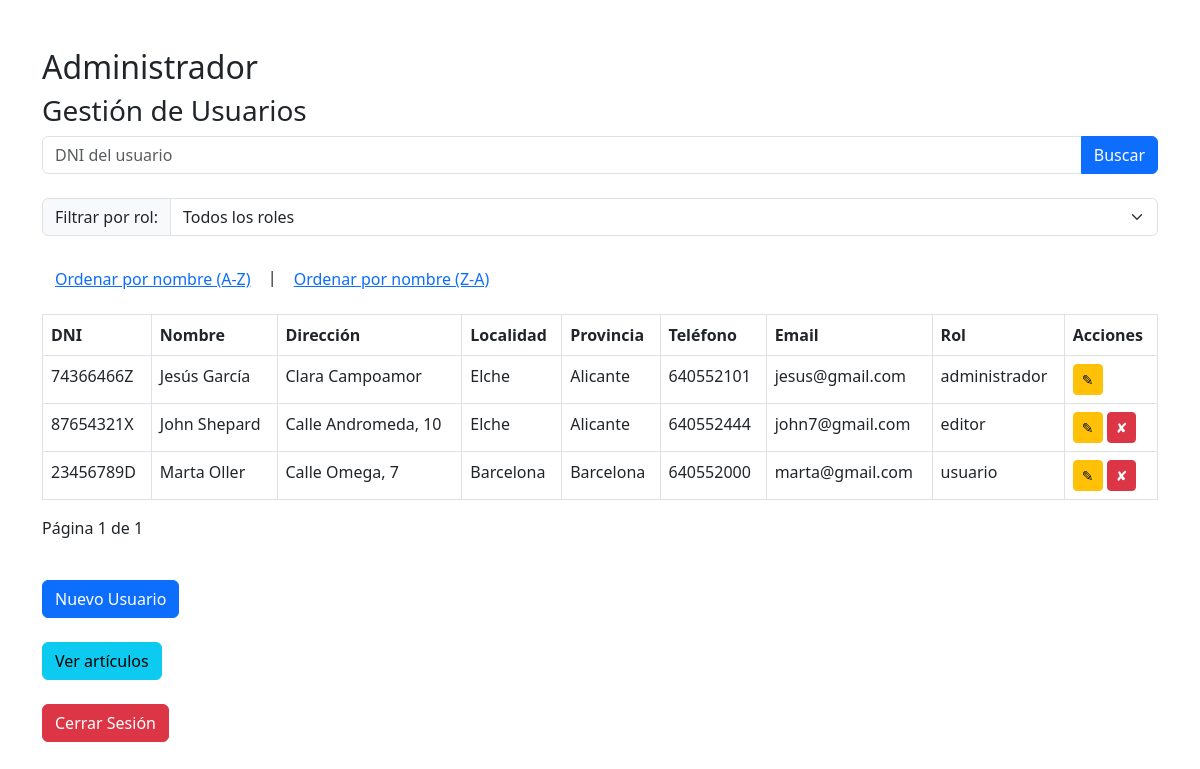
Page /admin.php (signed in) on the committed database.
### tables this page shows
CREATE TABLE `clientes` (
  `dni` varchar(9) NOT NULL,
  `nombre` varchar(50) NOT NULL,
  `direccion` varchar(100) DEFAULT NULL,
  `localidad` varchar(50) DEFAULT NULL,
  `provincia` varchar(50) DEFAULT NULL,
  `telefono` varchar(15) DEFAULT NULL,
  `email` varchar(50) DEFAULT NULL,
  `password` varchar(255) DEFAULT NULL,
  `rol` enum('usuario','editor','administrador') NOT NULL DEFAULT 'usuario'
);

### admin.php (the view, shortened to what this page needs)
<?php
try {
    $conexion = conectar();
    $PAGS = 3;
    $pagina = isset($_GET['pagina']) && is_numeric($_GET['pagina']) ? $_GET['pagina'] : 1;
    $inicio = ($pagina - 1) * $PAGS;
    $orden = isset($_GET['orden']) ? $_GET['orden'] : 'ASC';
    $rol = isset($_GET['rol']) ? $_GET['rol'] : '';
    if (isset($_GET['buscar']) && !empty($_GET['buscar'])) {
        $dni = $_GET['buscar'];
        $sql = "SELECT * FROM clientes WHERE dni LIKE :dni";
        if (!empty($rol)) {
            $sql .= " AND rol = :rol";
        }
        $sql .= " ORDER BY nombre $orden LIMIT $inicio, $PAGS";
        $stmt = $conexion->prepare($sql);
        $stmt->bindValue(':dni', "%$dni%");
        if (!empty($rol)) {
            $stmt->bindValue(':rol', $rol);
        }
        $stmt->execute();
    } else {
        $sql = "SELECT * FROM clientes";
        $sql .= " ORDER BY nombre $orden LIMIT $inicio, $PAGS";
        $stmt = $conexion->prepare($sql);
        $stmt->execute();
    }
    $usuarios = $stmt->fetchAll();
    if (isset($_GET['buscar']) && !empty($_GET['buscar'])) {
        $sql_count = "SELECT COUNT(*) FROM clientes WHERE dni LIKE :dni";
        if (!empty($rol)) {
            $sql_count .= " AND rol = :rol";
        }
        $stmt_count = $conexion->prepare($sql_count);
        $stmt_count->bindValue(':dni', "%$dni%");
        if (!empty($rol)) {
            $stmt_count->bindValue(':rol', $rol);
        }
        $stmt_count->execute();
    } else {
        $sql_count = "SELECT COUNT(*) FROM clientes";
        $stmt_count = $conexion->prepare($sql_count);
        $stmt_count->execute();
    }
    $total_registros = $stmt_count->fetchColumn();
    $total_paginas = ceil($total_registros / $PAGS);
} catch (PDOException $e) {
    die("Error al obtener usuarios: " . $e->getMessage());
}
?>
<!DOCTYPE html>
<html lang="es">
<head>
    <link href="https://cdn.jsdelivr.net/npm/bootstrap@5.3.0-alpha1/dist/css/bootstrap.min.css" rel="stylesheet">
</head>
<body>
    <div class="container mt-5">
        <h2>Administrador</h2>
        <h3>Gestión de Usuarios</h3>
        <form method="GET" action="admin.php" class="mb-4">
            <div class="input-group">
                <input type="text" name="buscar" id="buscar" class="form-control" placeholder="DNI del usuario" value="<?= htmlspecialchars($_GET['buscar'] ?? '') ?>">
                <button type="submit" class="btn btn-primary">Buscar</button>
            </div>
        </form>
        <form method="GET" action="admin.php" id="formRol" class="mb-4">
            <div class="input-group">
                <label for="rol" class="input-group-text">Filtrar por rol:</label>
                <select name="rol" id="rol" class="form-select" onchange="document.getElementById('formRol').submit()">
                    <option value="">Todos los roles</option>
                </select>
            </div>
        </form>
        <p>
            <a href="admin.php?orden=ASC&rol=<?= htmlspecialchars($rol) ?>&buscar=<?= htmlspecialchars($_GET['buscar'] ?? '') ?>" class="btn btn-link">Ordenar por nombre (A-Z)</a> |
            <a href="admin.php?orden=DESC&rol=<?= htmlspecialchars($rol) ?>&buscar=<?= htmlspecialchars($_GET['buscar'] ?? '') ?>" class="btn btn-link">Ordenar por nombre (Z-A)</a>
        </p>
        <table class="table table-bordered">
            <thead>
                <tr>
                    <th>DNI</th>
                    <th>Nombre</th>
                    <th>Dirección</th>
                    <th>Localidad</th>
                    <th>Provincia</th>
                    <th>Teléfono</th>
                    <th>Email</th>
                    <th>Rol</th>
                    <th>Acciones</th>
                </tr>
            </thead>
            <tbody>
                <?php foreach ($usuarios as $usuario): ?>
                    <tr>
                        <td><?= htmlspecialchars($usuario['dni']) ?></td>
                        <td><?= htmlspecialchars($usuario['nombre']) ?></td>
                        <td><?= htmlspecialchars($usuario['direccion']) ?></td>
                        <td><?= htmlspecialchars($usuario['localidad']) ?></td>
                        <td><?= htmlspecialchars($usuario['provincia']) ?></td>
                        <td><?= htmlspecialchars($usuario['telefono']) ?></td>
                        <td><?= htmlspecialchars($usuario['email']) ?></td>
                        <td><?= htmlspecialchars($usuario['rol']) ?></td>
                        <td>
                            <a href="modificar.php?dni=<?= htmlspecialchars($usuario['dni']) ?>" class="btn btn-warning btn-sm">✎</a>
                            <?php if ($usuario['dni'] !== $_SESSION['dni']): ?>
                                <a href="eliminar.php?dni=<?= htmlspecialchars($usuario['dni']) ?>" class="btn btn-danger btn-sm">✘</a>
                            <?php endif; ?>
                        </td>
                    </tr>
                <?php endforeach; ?>
            </tbody>
        </table>
        <div>
            <p>Página <?= $pagina ?> de <?= $total_paginas ?></p>
        </div>
        <br><a href="crear_usuario.php" class="btn btn-primary">Nuevo Usuario</a><br><br>
        <a href="listar_articulos.php" class="btn btn-info">Ver artículos</a><br><br>
        <a href="cerrar_sesion.php" class="btn btn-danger">Cerrar Sesión</a>
    </div>
</body>
</html>

### rows in the picture
clientes: dni "74366466Z", nombre "Jesús García", direccion "Clara Campoamor", localidad "Elche", provincia "Alicante", telefono "640552101", email "jesus@gmail.com", rol "administrador"
clientes: dni "87654321X", nombre "John Shepard", direccion "Calle Andromeda, 10", localidad "Elche", provincia "Alicante", telefono "640552444", email "john7@gmail.com", rol "editor"
clientes: dni "23456789D", nombre "Marta Oller", direccion "Calle Omega, 7", localidad "Barcelona", provincia "Barcelona", telefono "640552000", email "marta@gmail.com", rol "usuario"

### other values in the picture
$pagina "1"
$total_paginas "1"
